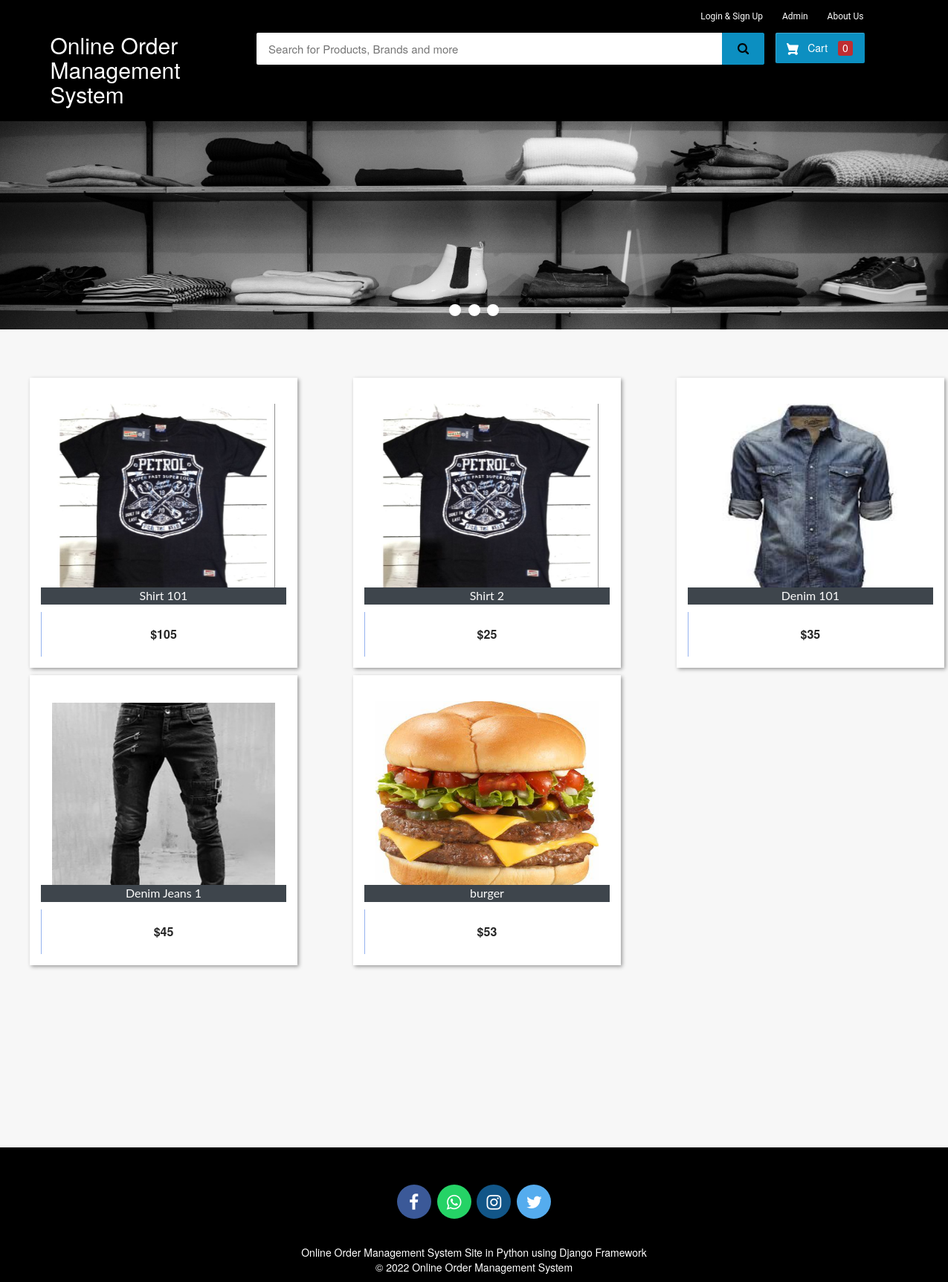
The page / on the database its author committed.
### ecom/models.py (models this page shows, shortened)
class Product(models.Model):
    name=models.CharField(max_length=40)
    product_image= models.ImageField(upload_to='product_image/',null=True,blank=True)
    price = models.PositiveIntegerField()
    description=models.CharField(max_length=40)

### ecom/views.py (the view)
# urls.py: path('',views.home_view,name=''),
def home_view(request):
    products=models.Product.objects.all()
    if 'product_ids' in request.COOKIES:
        product_ids = request.COOKIES['product_ids']
        counter=product_ids.split('|')
        product_count_in_cart=len(set(counter))
    else:
        product_count_in_cart=0
    if request.user.is_authenticated:
        return HttpResponseRedirect('afterlogin')
    return render(request,'ecom/index.html',{'products':products,'product_count_in_cart':product_count_in_cart})

### templates/ecom/index.html (shortened to what this page needs)
{% extends 'ecom/homebase.html' %}
{% load static %}
{% block content %}
<div class="row">
  <div class="col-md-12">
    <div class="slider-container">
      <div class="menu">
        <label for="slide-dot-1"></label>
        <label for="slide-dot-2"></label>
        <label for="slide-dot-3"></label>
      </div>
        <div class="slide slide-1"></div>
    </div>
  </div>
</div>
{%if products%}
<br>
  <div class="row">
      {% for p in products %}
      <div class="column">
      <div class="container page-wrapper" style="width: 450px;">
        <div class="page-inner">
          <div class="row">
            <div class="el-wrapper">
              <div class="box-up">
                <img class="img" src="{% static p.product_image.url %}" alt="product pic" height="300px" width="300px">
                <div class="img-info">
                  <div class="info-inner">
                    <span style="background-color:#3e454c; color:fbfbfb;"class="p-company">{{p.name}}</span>
                  </div>
                </div>
              </div>
              <div class="box-down">
                <a class="cart" href="{% url 'add-to-cart' p.id  %}">
                  <span class="price">${{p.price}}</span>
                  <span class="add-to-cart">
                    <span class="txt"><i class="fa fa-shopping-cart"></i> Add To Cart</span>
                  </span>
                </a>
              </div>
            </div>
          </div>
        </div>
      </div>
      </div>
{% if forloop.counter|divisibleby:"3" %}
    </div>
    <div class="row">
          <br><br><br><br><br>
{% endif %}
  {% endfor %}
</div>
{%else%}
<h3 style="text-align:center; color:#3E454C;">No Search Found</h3>
{%endif%}
<br><br><br>
<br><br><br><br><br><br><br><br><br><br><br><br>
{% endblock content %}

### templates/ecom/homebase.html (shortened to what this page needs)
<html>
{% load static %}
<head>
<link rel="stylesheet" href="https://maxcdn.bootstrapcdn.com/bootstrap/3.3.0/css/bootstrap.min.css">
<link rel="stylesheet" href="https://maxcdn.bootstrapcdn.com/font-awesome/4.7.0/css/font-awesome.min.css">
</head>
<body>
  {%if request.user.is_authenticated%}
    {% include "ecom/customer_navbar.html" %}
  {%else%}
  <div id="navbar">
    <div class="container">
        <div class="row row1">
            <ul class="largenav pull-right">
              <li class="upper-links dropdown"><a class="links" href="">Login & Sign Up</a>
              </li>
                <li class="upper-links"><a class="links" href="/adminclick">Admin</a></li>
                <li class="upper-links"><a class="links" href="/aboutus">About Us</a></li>
            </ul>
        </div>
        <div class="row row2">
            <div class="col-sm-3">
                <h2 style="margin:0px;"><a style="text-decoration:none; color:white;" href="/"><span class="largenav">Online Order Management System</span></a></h2>
            </div>
            <div class="navbar-search smallsearch col-sm-7 col-xs-11">
              <form  action="/search" method="get">
                <div class="row"> <input class="navbar-input col-xs-11" type="search" value="{% if search_text %}{{ search_text }}{% endif %}" placeholder="Search for Products, Brands and more" name="query" id="query">
                  <button class="navbar-button col-xs-1" type="submit">
                  </button>
                </div>
              </form>
            </div>
            <div class="cart1 largenav col-sm-2"> <a class="cart-button" href="/cart">  Cart <span class="item-number ">{{ product_count_in_cart }}</span> </a> </div>
        </div>
    </div>
</div>
  {%endif%}
{% block content %}
{% endblock content %}
<br><br><br>
<footer>
  <br>
  <p>
    <a href="#" class="fa fa-facebook"></a>
    <a href="#" class="fa fa-whatsapp"></a>
    <a href="#" class="fa fa-instagram"></a>
    <a href="#" class="fa fa-twitter"></a>
  </p>
  <br>
  <div class="container">
    <div class="row">
      <div class="col-md-12 col-sm-12">
        <div style="color:#ffffff;" class="wow fadeInUp footer-copyright">
          <p>Online Order Management System Site in Python using Django Framework<br>
            &copy; 2022 Online Order Management System </p>
        </div>
      </div>
    </div>
  </div>
</footer>
</body>
</html>

### templates/ecom/homebase.html (style rules this page uses)
body { background-color: #f7f7f7; }
#navbar { background-color: #000000; color: white; }
.row1 { padding-top: 10px; padding-right: 50px }
.row2 { padding-bottom: 20px }
.navbar-input { padding: 11px 16px; border-radius: 2px 0 0 2px; border: 0 none; outline: 0 none; font-size: 15px; color:#000 }
.navbar-button { background-color: #0c8fc1; border: 1px solid #0c8fc1; border-radius: 0 2px 2px 0; color: #ffffff; padding: 10px 0; height: 43px; cursor: pointer; }
.cart-button { background-color: #0c8fc1; box-shadow: 0 4px 4px 0 rgb(0 0 0 / 23%), inset 1px 1px 0 0 hsl(0deg 0% 100% / 20%); padding: 10px 0; text-align: center; height: 41px; border-radius: 2px; font-weight: 500; width: 120px; display: inline-block; color: #FFFFFF; text-decoration: none; color: inherit; border: none; outline: none; }
.cart-svg { display: inline-block; width: 16px; height: 16px; vertical-align: middle; margin-right: 8px }
.item-number { border-radius: 3px; background-color: rgb(207 37 37 / 92%); height: 20px; padding: 3px 6px; font-weight: 500; display: inline-block; color: #fff; line-height: 12px; margin-left: 10px; }
.upper-links { display: inline-block; padding: 0 11px; line-height: 23px; font-family: 'Roboto', sans-serif; letter-spacing: 0; color: inherit; border: none; outline: none; font-size: 12px }
.dropdown { position: relative; display: inline-block; margin-bottom: 0px }
.links { color: #fff; text-decoration: none }
.largenav { display: none }
.smallsearch { margin-left: 15px; margin-top: 15px }
.menu { cursor: pointer }
footer { padding: 0px 0px 0px 0px; background-color: black; margin: 0px; }
.fa { font-size: 23px; width: 2em; height: 2em; text-align: center; text-decoration: none; margin: 5px 2px; border-radius: 50%; padding-top: 0.5em; }
.fa-facebook { background: #3B5998; color: white; margin-top: 30px; }
.fa-whatsapp { background: #25d366; color: white; }
.fa-twitter { background: #55ACEE; color: white; }
.fa-instagram { background: #125688; color: white; }
p { text-align: center; }
@media screen and (min-width: 768px) { .largenav { display: block } }
@media screen and (min-width: 768px) { .smallsearch { margin: 0px } }

### rows shown on the page
Product: product_image (picture), name "Shirt 101", price "105"
Product: product_image (picture), name "Shirt 2", price "25"
Product: product_image (picture), name "Denim 101", price "35"
Product: product_image (picture), name "Denim Jeans 1", price "45"
Product: product_image (picture), name "burger", price "53"

### other values the page prints
{{ product_count_in_cart }} "0"
